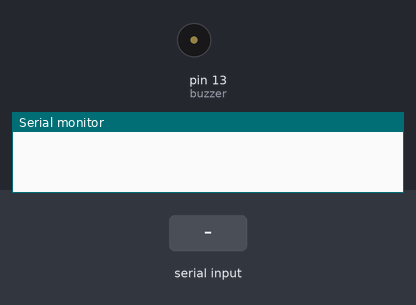
A sketch run on a simulated Arduino Uno, built with avr-gcc and run on an emulated ATmega328P. Shown: buzzer (waves = sounding, pin HIGH), the last lines printed to the serial monitor. Inputs (shaded band) come from the test bench.

Above: at 1.3 s.
1.4 s: "1" received over the second serial link
At 2.6 s:
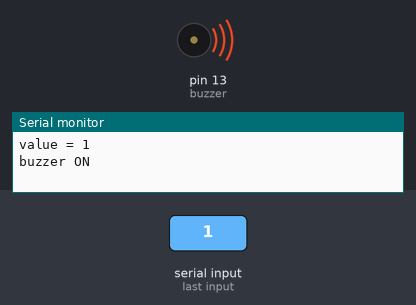
2.9 s: "2" received over the second serial link
At 3.9 s:
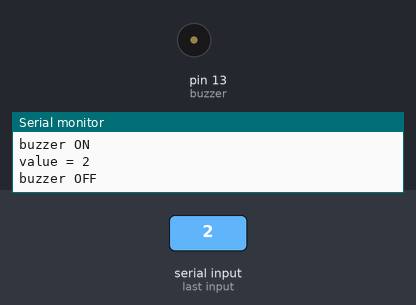
Timing chart, 0 to 5.9 s (numbered marks = the images above; inputs shaded):
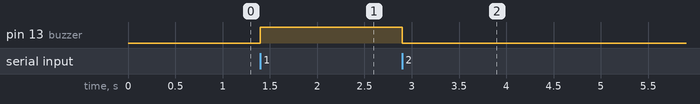

The sketch:

bluetooth_challenge_1.ino
```cpp
#include<SoftwareSerial.h>

int bTx = 2;
int bRx = 3;
int buzzer = 13;

SoftwareSerial bt(bTx, bRx);

void setup(){
  Serial.begin(9600);
  delay(100);
  bt.begin(9600);
  pinMode(buzzer,OUTPUT);
}

void loop(){
  char value;
  if(bt.available())
  {
    value =(char)bt.read();

    Serial.print("value = ");
    Serial.println(value);

    if(value == '1')
    {
      Serial.println("buzzer ON");
      digitalWrite(buzzer,HIGH);
    }
  if(value == '2')
  {
    Serial.println("buzzer OFF");
    digitalWrite(buzzer,LOW);
  }
  }

}
```

Measured:
- after the input at 1.4 s, pin 13 (buzzer): LOW → HIGH at once
- after the input at 2.9 s, pin 13 (buzzer): HIGH → LOW at once
